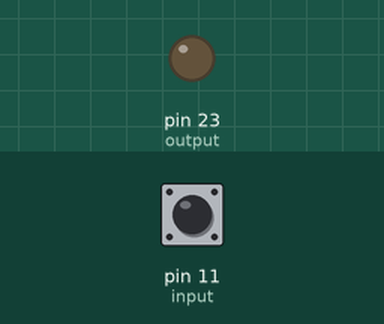
Recording of a program running on a simulated Raspberry Pi (header pin numbers). Parts: output pins drawn as LEDs (lit = HIGH). Inputs (shaded band) come from the test bench; at power-on: pin 11 (input) LOW. What the program prints to the terminal is not drawn.

Above: at 1.2 s.
1.3 s: pin 11 (input) pulled HIGH for 0.15 s
At 1.37 s:
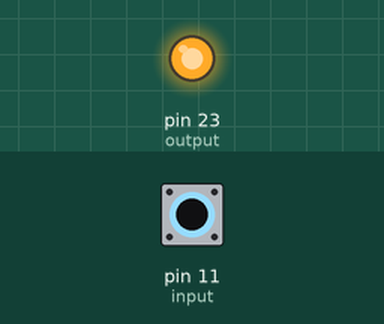
2.9 s: pin 11 (input) pulled HIGH for 3.2 s
At 7.1 s:
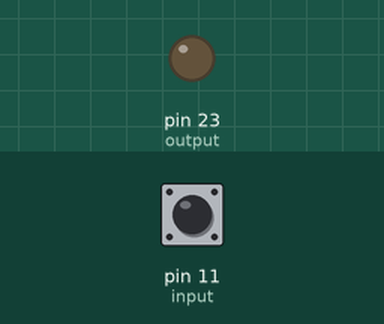
Timing chart, 0 to 8.6 s (numbered marks = the images above; inputs shaded):
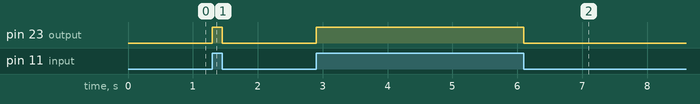

Measured:
- after the input at 1.3 s, pin 23 (output): LOW → HIGH at once, → LOW 0.15 s later
- after the input at 2.9 s, pin 23 (output): LOW → HIGH at once, → LOW 3.2 s later

The program:

switch.py
```python
import RPi.GPIO as GPIO

GPIO.setmode(GPIO.BOARD)

input = 11
output = 23

GPIO.setup(input, GPIO.IN, pull_up_down=GPIO.PUD_DOWN)

GPIO.setup(output, GPIO.OUT)
GPIO.output(output, GPIO.LOW)

try:
	while True:
		print(GPIO.input(input))
		GPIO.output(output, GPIO.input(input))

except KeyboardInterrupt:
	GPIO.cleanup()
```
